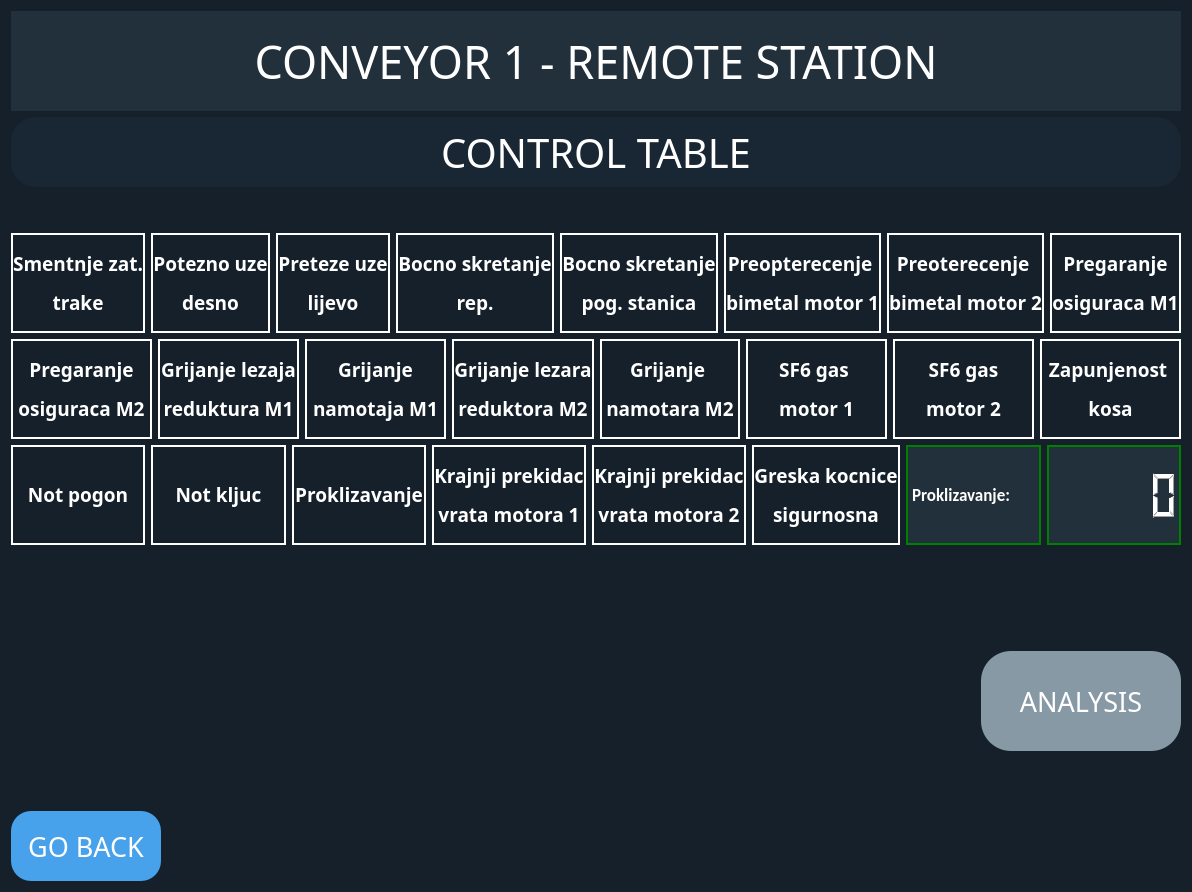
<?xml version="1.0" encoding="UTF-8"?>
<ui version="4.0">
 <class>Dialog</class>
 <widget class="QDialog" name="Dialog">
  <property name="geometry">
   <rect>
    <x>0</x>
    <y>0</y>
    <width>861</width>
    <height>892</height>
   </rect>
  </property>
  <property name="windowTitle">
   <string>Dialog</string>
  </property>
  <property name="styleSheet">
   <string notr="true">background-color: #15202b;
background-image: linear-gradient(147deg, #000000 0%, #2c3e50 74%);
color:white;</string>
  </property>
  <layout class="QGridLayout" name="gridLayout">
   <item row="1" column="0">
    <widget class="QLabel" name="label">
     <property name="minimumSize">
      <size>
       <width>0</width>
       <height>100</height>
      </size>
     </property>
     <property name="font">
      <font>
       <family>Bahnschrift Light Condensed</family>
       <pointsize>34</pointsize>
      </font>
     </property>
     <property name="styleSheet">
      <string notr="true">color: white ;
background-color: #22303c;
background-image: linear-gradient(315deg, #485461 0%, #28313b 74%);</string>
     </property>
     <property name="text">
      <string>CONVEYOR 1 - REMOTE STATION</string>
     </property>
     <property name="alignment">
      <set>Qt::AlignCenter</set>
     </property>
    </widget>
   </item>
   <item row="3" column="0">
    <spacer name="horizontalSpacer">
     <property name="orientation">
      <enum>Qt::Horizontal</enum>
     </property>
     <property name="sizeHint" stdset="0">
      <size>
       <width>40</width>
       <height>20</height>
      </size>
     </property>
    </spacer>
   </item>
   <item row="2" column="0">
    <widget class="QLabel" name="label_27">
     <property name="minimumSize">
      <size>
       <width>0</width>
       <height>70</height>
      </size>
     </property>
     <property name="font">
      <font>
       <family>Bahnschrift Condensed</family>
       <pointsize>30</pointsize>
      </font>
     </property>
     <property name="styleSheet">
      <string notr="true">border-radius:25px;

color: white;
background-color: #192734</string>
     </property>
     <property name="text">
      <string>CONTROL TABLE</string>
     </property>
     <property name="alignment">
      <set>Qt::AlignCenter</set>
     </property>
    </widget>
   </item>
   <item row="14" column="0">
    <spacer name="verticalSpacer">
     <property name="orientation">
      <enum>Qt::Vertical</enum>
     </property>
     <property name="sizeHint" stdset="0">
      <size>
       <width>20</width>
       <height>40</height>
      </size>
     </property>
    </spacer>
   </item>
   <item row="10" column="0">
    <spacer name="horizontalSpacer_5">
     <property name="orientation">
      <enum>Qt::Horizontal</enum>
     </property>
     <property name="sizeHint" stdset="0">
      <size>
       <width>40</width>
       <height>20</height>
      </size>
     </property>
    </spacer>
   </item>
   <item row="9" column="0">
    <spacer name="horizontalSpacer_4">
     <property name="orientation">
      <enum>Qt::Horizontal</enum>
     </property>
     <property name="sizeHint" stdset="0">
      <size>
       <width>40</width>
       <height>20</height>
      </size>
     </property>
    </spacer>
   </item>
   <item row="8" column="0">
    <spacer name="horizontalSpacer_2">
     <property name="orientation">
      <enum>Qt::Horizontal</enum>
     </property>
     <property name="sizeHint" stdset="0">
      <size>
       <width>40</width>
       <height>20</height>
      </size>
     </property>
    </spacer>
   </item>
   <item row="11" column="0">
    <spacer name="horizontalSpacer_6">
     <property name="orientation">
      <enum>Qt::Horizontal</enum>
     </property>
     <property name="sizeHint" stdset="0">
      <size>
       <width>40</width>
       <height>20</height>
      </size>
     </property>
    </spacer>
   </item>
   <item row="12" column="0">
    <spacer name="horizontalSpacer_3">
     <property name="orientation">
      <enum>Qt::Horizontal</enum>
     </property>
     <property name="sizeHint" stdset="0">
      <size>
       <width>40</width>
       <height>20</height>
      </size>
     </property>
    </spacer>
   </item>
   <item row="7" column="0">
    <layout class="QHBoxLayout" name="horizontalLayout_3">
     <item>
      <widget class="QLabel" name="label_419">
       <property name="minimumSize">
        <size>
         <width>0</width>
         <height>100</height>
        </size>
       </property>
       <property name="font">
        <font>
         <family>Bahnschrift Condensed</family>
         <pointsize>14</pointsize>
         <weight>75</weight>
         <bold>true</bold>
        </font>
       </property>
       <property name="styleSheet">
        <string notr="true">border: 2px solid white;</string>
       </property>
       <property name="text">
        <string>&lt;html&gt;&lt;head/&gt;&lt;body&gt;&lt;p&gt;Not pogon&lt;/p&gt;&lt;/body&gt;&lt;/html&gt;</string>
       </property>
       <property name="alignment">
        <set>Qt::AlignCenter</set>
       </property>
      </widget>
     </item>
     <item>
      <widget class="QLabel" name="label_420">
       <property name="minimumSize">
        <size>
         <width>0</width>
         <height>100</height>
        </size>
       </property>
       <property name="font">
        <font>
         <family>Bahnschrift Condensed</family>
         <pointsize>14</pointsize>
         <weight>75</weight>
         <bold>true</bold>
        </font>
       </property>
       <property name="styleSheet">
        <string notr="true">border: 2px solid white;</string>
       </property>
       <property name="text">
        <string>&lt;html&gt;&lt;head/&gt;&lt;body&gt;&lt;p&gt;Not kljuc&lt;/p&gt;&lt;/body&gt;&lt;/html&gt;</string>
       </property>
       <property name="alignment">
        <set>Qt::AlignCenter</set>
       </property>
      </widget>
     </item>
     <item>
      <widget class="QLabel" name="label_421">
       <property name="minimumSize">
        <size>
         <width>0</width>
         <height>100</height>
        </size>
       </property>
       <property name="font">
        <font>
         <family>Bahnschrift Condensed</family>
         <pointsize>14</pointsize>
         <weight>75</weight>
         <bold>true</bold>
        </font>
       </property>
       <property name="styleSheet">
        <string notr="true">border: 2px solid white;</string>
       </property>
       <property name="text">
        <string>&lt;html&gt;&lt;head/&gt;&lt;body&gt;&lt;p&gt;Proklizavanje&lt;/p&gt;&lt;/body&gt;&lt;/html&gt;</string>
       </property>
       <property name="alignment">
        <set>Qt::AlignCenter</set>
       </property>
      </widget>
     </item>
     <item>
      <widget class="QLabel" name="label_422">
       <property name="minimumSize">
        <size>
         <width>0</width>
         <height>100</height>
        </size>
       </property>
       <property name="font">
        <font>
         <family>Bahnschrift Condensed</family>
         <pointsize>14</pointsize>
         <weight>75</weight>
         <bold>true</bold>
        </font>
       </property>
       <property name="styleSheet">
        <string notr="true">border: 2px solid white;</string>
       </property>
       <property name="text">
        <string>&lt;html&gt;&lt;head/&gt;&lt;body&gt;&lt;p&gt;Krajnji prekidac&lt;/p&gt;&lt;p&gt;vrata motora 1&lt;/p&gt;&lt;/body&gt;&lt;/html&gt;</string>
       </property>
       <property name="alignment">
        <set>Qt::AlignCenter</set>
       </property>
      </widget>
     </item>
     <item>
      <widget class="QLabel" name="label_423">
       <property name="minimumSize">
        <size>
         <width>0</width>
         <height>100</height>
        </size>
       </property>
       <property name="font">
        <font>
         <family>Bahnschrift Condensed</family>
         <pointsize>14</pointsize>
         <weight>75</weight>
         <bold>true</bold>
        </font>
       </property>
       <property name="styleSheet">
        <string notr="true">border: 2px solid white;</string>
       </property>
       <property name="text">
        <string>&lt;html&gt;&lt;head/&gt;&lt;body&gt;&lt;p&gt;Krajnji prekidac&lt;/p&gt;&lt;p&gt;vrata motora 2&lt;/p&gt;&lt;/body&gt;&lt;/html&gt;</string>
       </property>
       <property name="alignment">
        <set>Qt::AlignCenter</set>
       </property>
      </widget>
     </item>
     <item>
      <widget class="QLabel" name="label_424">
       <property name="minimumSize">
        <size>
         <width>0</width>
         <height>100</height>
        </size>
       </property>
       <property name="font">
        <font>
         <family>Bahnschrift Condensed</family>
         <pointsize>14</pointsize>
         <weight>75</weight>
         <bold>true</bold>
        </font>
       </property>
       <property name="styleSheet">
        <string notr="true">border: 2px solid white;</string>
       </property>
       <property name="text">
        <string>&lt;html&gt;&lt;head/&gt;&lt;body&gt;&lt;p&gt;Greska kocnice&lt;/p&gt;&lt;p&gt;sigurnosna&lt;/p&gt;&lt;/body&gt;&lt;/html&gt;</string>
       </property>
       <property name="alignment">
        <set>Qt::AlignCenter</set>
       </property>
      </widget>
     </item>
     <item>
      <widget class="QLabel" name="label_23">
       <property name="font">
        <font>
         <family>Calibri</family>
         <pointsize>13</pointsize>
         <weight>75</weight>
         <bold>true</bold>
        </font>
       </property>
       <property name="styleSheet">
        <string notr="true">color: white ;
background-color: #22303c;
background-image: linear-gradient(315deg, #485461 0%, #28313b 74%);
border: 2px solid green;</string>
       </property>
       <property name="text">
        <string>Proklizavanje:</string>
       </property>
      </widget>
     </item>
     <item>
      <widget class="QLCDNumber" name="lcdNumber">
       <property name="styleSheet">
        <string notr="true">color: white ;
background-color: #22303c;
background-image: linear-gradient(315deg, #485461 0%, #28313b 74%);
border: 2px solid green;</string>
       </property>
      </widget>
     </item>
    </layout>
   </item>
   <item row="5" column="0">
    <layout class="QHBoxLayout" name="horizontalLayout">
     <item>
      <widget class="QLabel" name="label_43">
       <property name="minimumSize">
        <size>
         <width>0</width>
         <height>100</height>
        </size>
       </property>
       <property name="maximumSize">
        <size>
         <width>16777215</width>
         <height>100</height>
        </size>
       </property>
       <property name="font">
        <font>
         <family>Bahnschrift Condensed</family>
         <pointsize>14</pointsize>
         <weight>75</weight>
         <bold>true</bold>
        </font>
       </property>
       <property name="styleSheet">
        <string notr="true">border: 2px solid white;</string>
       </property>
       <property name="text">
        <string>&lt;html&gt;&lt;head/&gt;&lt;body&gt;&lt;p&gt;Smentnje zat.&lt;/p&gt;&lt;p&gt;trake&lt;/p&gt;&lt;/body&gt;&lt;/html&gt;</string>
       </property>
       <property name="alignment">
        <set>Qt::AlignCenter</set>
       </property>
      </widget>
     </item>
     <item>
      <widget class="QLabel" name="label_44">
       <property name="minimumSize">
        <size>
         <width>0</width>
         <height>100</height>
        </size>
       </property>
       <property name="maximumSize">
        <size>
         <width>16777215</width>
         <height>100</height>
        </size>
       </property>
       <property name="font">
        <font>
         <family>Bahnschrift Condensed</family>
         <pointsize>14</pointsize>
         <weight>75</weight>
         <bold>true</bold>
        </font>
       </property>
       <property name="styleSheet">
        <string notr="true">border: 2px solid white;</string>
       </property>
       <property name="text">
        <string>&lt;html&gt;&lt;head/&gt;&lt;body&gt;&lt;p&gt;Potezno uze&lt;/p&gt;&lt;p&gt;desno&lt;/p&gt;&lt;/body&gt;&lt;/html&gt;</string>
       </property>
       <property name="alignment">
        <set>Qt::AlignCenter</set>
       </property>
      </widget>
     </item>
     <item>
      <widget class="QLabel" name="label_45">
       <property name="minimumSize">
        <size>
         <width>0</width>
         <height>100</height>
        </size>
       </property>
       <property name="maximumSize">
        <size>
         <width>16777215</width>
         <height>100</height>
        </size>
       </property>
       <property name="font">
        <font>
         <family>Bahnschrift Condensed</family>
         <pointsize>14</pointsize>
         <weight>75</weight>
         <bold>true</bold>
        </font>
       </property>
       <property name="styleSheet">
        <string notr="true">border: 2px solid white;</string>
       </property>
       <property name="text">
        <string>&lt;html&gt;&lt;head/&gt;&lt;body&gt;&lt;p&gt;Preteze uze&lt;/p&gt;&lt;p&gt;lijevo&lt;/p&gt;&lt;/body&gt;&lt;/html&gt;</string>
       </property>
       <property name="alignment">
        <set>Qt::AlignCenter</set>
       </property>
      </widget>
     </item>
     <item>
      <widget class="QLabel" name="label_46">
       <property name="minimumSize">
        <size>
         <width>0</width>
         <height>100</height>
        </size>
       </property>
       <property name="maximumSize">
        <size>
         <width>16777215</width>
         <height>100</height>
        </size>
       </property>
       <property name="font">
        <font>
         <family>Bahnschrift Condensed</family>
         <pointsize>14</pointsize>
         <weight>75</weight>
         <bold>true</bold>
        </font>
       </property>
       <property name="styleSheet">
        <string notr="true">border: 2px solid white;</string>
       </property>
       <property name="text">
        <string>&lt;html&gt;&lt;head/&gt;&lt;body&gt;&lt;p&gt;Bocno skretanje&lt;/p&gt;&lt;p&gt;rep.&lt;/p&gt;&lt;/body&gt;&lt;/html&gt;</string>
       </property>
       <property name="alignment">
        <set>Qt::AlignCenter</set>
       </property>
      </widget>
     </item>
     <item>
      <widget class="QLabel" name="label_47">
       <property name="minimumSize">
        <size>
         <width>0</width>
         <height>100</height>
        </size>
       </property>
       <property name="maximumSize">
        <size>
         <width>16777215</width>
         <height>100</height>
        </size>
       </property>
       <property name="font">
        <font>
         <family>Bahnschrift Condensed</family>
         <pointsize>14</pointsize>
         <weight>75</weight>
         <bold>true</bold>
        </font>
       </property>
       <property name="styleSheet">
        <string notr="true">border: 2px solid white;</string>
       </property>
       <property name="text">
        <string>&lt;html&gt;&lt;head/&gt;&lt;body&gt;&lt;p&gt;Bocno skretanje&lt;/p&gt;&lt;p&gt;pog. stanica&lt;/p&gt;&lt;/body&gt;&lt;/html&gt;</string>
       </property>
       <property name="alignment">
        <set>Qt::AlignCenter</set>
       </property>
      </widget>
     </item>
     <item>
      <widget class="QLabel" name="label_48">
       <property name="minimumSize">
        <size>
         <width>0</width>
         <height>100</height>
        </size>
       </property>
       <property name="maximumSize">
        <size>
         <width>16777215</width>
         <height>100</height>
        </size>
       </property>
       <property name="font">
        <font>
         <family>Bahnschrift Condensed</family>
         <pointsize>14</pointsize>
         <weight>75</weight>
         <bold>true</bold>
        </font>
       </property>
       <property name="styleSheet">
        <string notr="true">border: 2px solid white;</string>
       </property>
       <property name="text">
        <string>&lt;html&gt;&lt;head/&gt;&lt;body&gt;&lt;p&gt;Preopterecenje &lt;/p&gt;&lt;p&gt;bimetal motor 1&lt;/p&gt;&lt;/body&gt;&lt;/html&gt;</string>
       </property>
       <property name="alignment">
        <set>Qt::AlignCenter</set>
       </property>
      </widget>
     </item>
     <item>
      <widget class="QLabel" name="label_49">
       <property name="minimumSize">
        <size>
         <width>0</width>
         <height>100</height>
        </size>
       </property>
       <property name="maximumSize">
        <size>
         <width>16777215</width>
         <height>100</height>
        </size>
       </property>
       <property name="font">
        <font>
         <family>Bahnschrift Condensed</family>
         <pointsize>14</pointsize>
         <weight>75</weight>
         <bold>true</bold>
        </font>
       </property>
       <property name="styleSheet">
        <string notr="true">border: 2px solid white;</string>
       </property>
       <property name="text">
        <string>&lt;html&gt;&lt;head/&gt;&lt;body&gt;&lt;p&gt;Preoterecenje &lt;/p&gt;&lt;p&gt;bimetal motor 2&lt;/p&gt;&lt;/body&gt;&lt;/html&gt;</string>
       </property>
       <property name="alignment">
        <set>Qt::AlignCenter</set>
       </property>
      </widget>
     </item>
     <item>
      <widget class="QLabel" name="label_410">
       <property name="minimumSize">
        <size>
         <width>0</width>
         <height>100</height>
        </size>
       </property>
       <property name="font">
        <font>
         <family>Bahnschrift Condensed</family>
         <pointsize>14</pointsize>
         <weight>75</weight>
         <bold>true</bold>
        </font>
       </property>
       <property name="styleSheet">
        <string notr="true">border: 2px solid white;</string>
       </property>
       <property name="text">
        <string>&lt;html&gt;&lt;head/&gt;&lt;body&gt;&lt;p&gt;Pregaranje&lt;/p&gt;&lt;p&gt;osiguraca M1&lt;/p&gt;&lt;/body&gt;&lt;/html&gt;</string>
       </property>
       <property name="alignment">
        <set>Qt::AlignCenter</set>
       </property>
      </widget>
     </item>
    </layout>
   </item>
   <item row="6" column="0">
    <layout class="QHBoxLayout" name="horizontalLayout_2">
     <item>
      <widget class="QLabel" name="label_411">
       <property name="minimumSize">
        <size>
         <width>0</width>
         <height>100</height>
        </size>
       </property>
       <property name="font">
        <font>
         <family>Bahnschrift Condensed</family>
         <pointsize>14</pointsize>
         <weight>75</weight>
         <bold>true</bold>
        </font>
       </property>
       <property name="styleSheet">
        <string notr="true">border: 2px solid white;</string>
       </property>
       <property name="text">
        <string>&lt;html&gt;&lt;head/&gt;&lt;body&gt;&lt;p&gt;Pregaranje&lt;/p&gt;&lt;p&gt; osiguraca M2&lt;/p&gt;&lt;/body&gt;&lt;/html&gt;</string>
       </property>
       <property name="alignment">
        <set>Qt::AlignCenter</set>
       </property>
      </widget>
     </item>
     <item>
      <widget class="QLabel" name="label_412">
       <property name="minimumSize">
        <size>
         <width>0</width>
         <height>100</height>
        </size>
       </property>
       <property name="font">
        <font>
         <family>Bahnschrift Condensed</family>
         <pointsize>14</pointsize>
         <weight>75</weight>
         <bold>true</bold>
        </font>
       </property>
       <property name="styleSheet">
        <string notr="true">border: 2px solid white;</string>
       </property>
       <property name="text">
        <string>&lt;html&gt;&lt;head/&gt;&lt;body&gt;&lt;p&gt;Grijanje lezaja&lt;/p&gt;&lt;p&gt;reduktura M1&lt;/p&gt;&lt;/body&gt;&lt;/html&gt;</string>
       </property>
       <property name="alignment">
        <set>Qt::AlignCenter</set>
       </property>
      </widget>
     </item>
     <item>
      <widget class="QLabel" name="label_413">
       <property name="minimumSize">
        <size>
         <width>0</width>
         <height>100</height>
        </size>
       </property>
       <property name="font">
        <font>
         <family>Bahnschrift Condensed</family>
         <pointsize>14</pointsize>
         <weight>75</weight>
         <bold>true</bold>
        </font>
       </property>
       <property name="styleSheet">
        <string notr="true">border: 2px solid white;</string>
       </property>
       <property name="text">
        <string>&lt;html&gt;&lt;head/&gt;&lt;body&gt;&lt;p&gt;Grijanje&lt;/p&gt;&lt;p&gt;namotaja M1&lt;/p&gt;&lt;/body&gt;&lt;/html&gt;</string>
       </property>
       <property name="alignment">
        <set>Qt::AlignCenter</set>
       </property>
      </widget>
     </item>
     <item>
      <widget class="QLabel" name="label_414">
       <property name="minimumSize">
        <size>
         <width>0</width>
         <height>100</height>
        </size>
       </property>
       <property name="font">
        <font>
         <family>Bahnschrift Condensed</family>
         <pointsize>14</pointsize>
         <weight>75</weight>
         <bold>true</bold>
        </font>
       </property>
       <property name="styleSheet">
        <string notr="true">border: 2px solid white;</string>
       </property>
       <property name="text">
        <string>&lt;html&gt;&lt;head/&gt;&lt;body&gt;&lt;p&gt;Grijanje lezara&lt;/p&gt;&lt;p&gt;reduktora M2&lt;/p&gt;&lt;/body&gt;&lt;/html&gt;</string>
       </property>
       <property name="alignment">
        <set>Qt::AlignCenter</set>
       </property>
      </widget>
     </item>
     <item>
      <widget class="QLabel" name="label_415">
       <property name="minimumSize">
        <size>
         <width>0</width>
         <height>100</height>
        </size>
       </property>
       <property name="font">
        <font>
         <family>Bahnschrift Condensed</family>
         <pointsize>14</pointsize>
         <weight>75</weight>
         <bold>true</bold>
        </font>
       </property>
       <property name="styleSheet">
        <string notr="true">border: 2px solid white;</string>
       </property>
       <property name="text">
        <string>&lt;html&gt;&lt;head/&gt;&lt;body&gt;&lt;p&gt;Grijanje &lt;/p&gt;&lt;p&gt;namotara M2&lt;/p&gt;&lt;/body&gt;&lt;/html&gt;</string>
       </property>
       <property name="alignment">
        <set>Qt::AlignCenter</set>
       </property>
      </widget>
     </item>
     <item>
      <widget class="QLabel" name="label_416">
       <property name="minimumSize">
        <size>
         <width>0</width>
         <height>100</height>
        </size>
       </property>
       <property name="font">
        <font>
         <family>Bahnschrift Condensed</family>
         <pointsize>14</pointsize>
         <weight>75</weight>
         <bold>true</bold>
        </font>
       </property>
       <property name="styleSheet">
        <string notr="true">border: 2px solid white;</string>
       </property>
       <property name="text">
        <string>&lt;html&gt;&lt;head/&gt;&lt;body&gt;&lt;p&gt;SF6 gas &lt;/p&gt;&lt;p&gt;motor 1&lt;/p&gt;&lt;/body&gt;&lt;/html&gt;</string>
       </property>
       <property name="alignment">
        <set>Qt::AlignCenter</set>
       </property>
      </widget>
     </item>
     <item>
      <widget class="QLabel" name="label_417">
       <property name="minimumSize">
        <size>
         <width>0</width>
         <height>100</height>
        </size>
       </property>
       <property name="font">
        <font>
         <family>Bahnschrift Condensed</family>
         <pointsize>14</pointsize>
         <weight>75</weight>
         <bold>true</bold>
        </font>
       </property>
       <property name="styleSheet">
        <string notr="true">border: 2px solid white;</string>
       </property>
       <property name="text">
        <string>&lt;html&gt;&lt;head/&gt;&lt;body&gt;&lt;p&gt;SF6 gas&lt;/p&gt;&lt;p&gt;motor 2&lt;/p&gt;&lt;/body&gt;&lt;/html&gt;</string>
       </property>
       <property name="alignment">
        <set>Qt::AlignCenter</set>
       </property>
      </widget>
     </item>
     <item>
      <widget class="QLabel" name="label_418">
       <property name="minimumSize">
        <size>
         <width>0</width>
         <height>100</height>
        </size>
       </property>
       <property name="maximumSize">
        <size>
         <width>16777215</width>
         <height>100</height>
        </size>
       </property>
       <property name="font">
        <font>
         <family>Bahnschrift Condensed</family>
         <pointsize>14</pointsize>
         <weight>75</weight>
         <bold>true</bold>
        </font>
       </property>
       <property name="styleSheet">
        <string notr="true">border: 2px solid white;</string>
       </property>
       <property name="text">
        <string>&lt;html&gt;&lt;head/&gt;&lt;body&gt;&lt;p&gt;Zapunjenost &lt;/p&gt;&lt;p&gt;kosa&lt;/p&gt;&lt;/body&gt;&lt;/html&gt;</string>
       </property>
       <property name="alignment">
        <set>Qt::AlignCenter</set>
       </property>
      </widget>
     </item>
    </layout>
   </item>
   <item row="15" column="0">
    <layout class="QHBoxLayout" name="horizontalLayout_5">
     <property name="rightMargin">
      <number>0</number>
     </property>
     <item>
      <widget class="QPushButton" name="pushButton_2">
       <property name="minimumSize">
        <size>
         <width>150</width>
         <height>70</height>
        </size>
       </property>
       <property name="maximumSize">
        <size>
         <width>150</width>
         <height>70</height>
        </size>
       </property>
       <property name="font">
        <font>
         <family>Bahnschrift Condensed</family>
         <pointsize>20</pointsize>
        </font>
       </property>
       <property name="styleSheet">
        <string notr="true">QPushButton {
 border-radius: 20px; background-color: #47a1eb;}
QPushButton::hover{
 border-radius: 20px; background-color: #47d1eb;}
</string>
       </property>
       <property name="text">
        <string>GO BACK</string>
       </property>
      </widget>
     </item>
     <item>
      <widget class="QLabel" name="label_25">
       <property name="text">
        <string/>
       </property>
      </widget>
     </item>
    </layout>
   </item>
   <item row="13" column="0">
    <layout class="QHBoxLayout" name="horizontalLayout_4">
     <property name="leftMargin">
      <number>0</number>
     </property>
     <item>
      <widget class="QLabel" name="label_26">
       <property name="text">
        <string/>
       </property>
      </widget>
     </item>
     <item>
      <widget class="QPushButton" name="pushButton">
       <property name="minimumSize">
        <size>
         <width>0</width>
         <height>100</height>
        </size>
       </property>
       <property name="maximumSize">
        <size>
         <width>200</width>
         <height>16777215</height>
        </size>
       </property>
       <property name="font">
        <font>
         <family>MS Reference Sans Serif</family>
         <pointsize>20</pointsize>
        </font>
       </property>
       <property name="styleSheet">
        <string notr="true">QPushButton {
border-radius:30px;
color: white;
background-color: #8899a6}
QPushButton::hover{
border-radius:30px;
color: white;
 background-color: #8881e0;}
</string>
       </property>
       <property name="text">
        <string>ANALYSIS</string>
       </property>
      </widget>
     </item>
    </layout>
   </item>
   <item row="4" column="0">
    <spacer name="horizontalSpacer_7">
     <property name="orientation">
      <enum>Qt::Horizontal</enum>
     </property>
     <property name="sizeHint" stdset="0">
      <size>
       <width>40</width>
       <height>20</height>
      </size>
     </property>
    </spacer>
   </item>
  </layout>
 </widget>
 <resources/>
 <connections/>
</ui>
